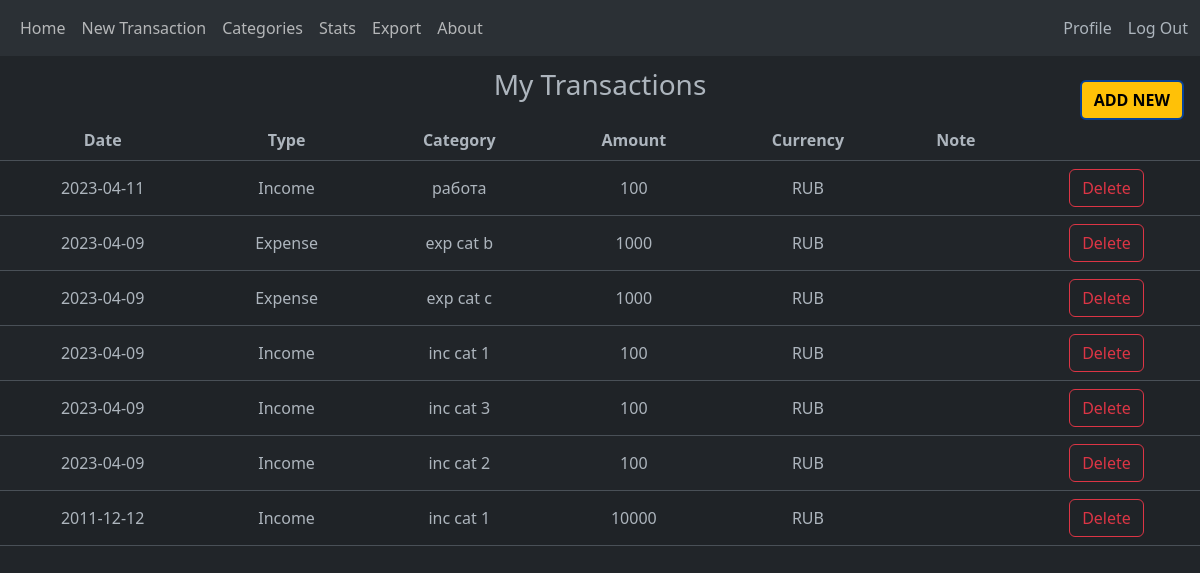
Page / (signed in) on the committed database.
### tables this page shows
CREATE TABLE Transactions(trans_id INTEGER PRIMARY KEY AUTOINCREMENT, date TEXT NOT NULL DEFAULT CURRENT_TIMESTAMP, user_id INTEGER NOT NULL, type TEXT NOT NULL, category TEXT NOT NULL, amount NUMERIC NOT NULL, currency TEXT NOT NULL, note TEXT, FOREIGN KEY (user_id) REFERENCES Users (user_id) ON DELETE CASCADE, FOREIGN KEY(user_id, category) REFERENCES Categories(user_id, name) ON DELETE CASCADE);

### app.py (the view)
@app.route('/', methods=["GET", "POST"])
@login_required
def index():
    rows = db.execute("SELECT * FROM Transactions WHERE user_id = ? ORDER BY date DESC;", session["user_id"])
    if request.method == "GET":
        return render_template("index.html", rows=rows)
    else:
        exist_trans = request.form.get("exist_trans")
        if exist_trans:
            db.execute("DELETE FROM Transactions WHERE user_id = ? AND trans_id = ?;", session["user_id"], exist_trans)
            return redirect("/")
        return redirect("/new")

### helpers.py (called while the page is built)
def login_required(f):
    @wraps(f)
    def decorated_function(*args, **kwargs):
        if session.get("user_id") is None:
            return redirect("/login")
        return f(*args, **kwargs)
    return decorated_function

### templates/index.html (shortened to what this page needs)
{% extends "layout.html" %}
{% block body %}
<h3>My Transactions</h3>
<button id="addNewButton" type="button" class="btn btn-warning border-primary-subtle border-2" onclick="window.location.href='/new'"><strong><span id="plus">ADD NEW</span></strong></button>
{% if rows %}
<table class="table table-striped table-hover">
  <thead>
    <tr>
      <th scope="col">Date</th>
      <th scope="col">Type</th>
      <th scope="col">Category</th>
      <th scope="col">Amount</th>
      <th scope="col">Currency</th>
      <th scope="col">Note</th>
      <th scope="col"></th>
    </tr>
  </thead>
  <tbody>
    {% for row in rows %}
    <tr>
      <td>{{row.date}}</td>
      <td>{{row.type}}</td>
      <td>{{row.category}}</td>
      <td>{{row.amount}}</td>
      <td>{{row.currency}}</td>
      <td>{{row.note}}</td>
      <td>
        <form action="/" method="post">
          <button type="submit" class="btn btn-outline-danger">Delete</button>
        </form>
      </td>
    </tr>
    {% endfor %}
  </tbody>
</table>
{% else %}
<br>
<p>No transactions yet! You can add them <a class="link-warning link-underline-opacity-0" href="/new">here</a></p>
{% endif %}
{% endblock %}

### static/styles.css (style rules this page uses)
body { text-align: center; }
form { max-width: 20rem; margin: auto; }
h3 { line-height: 2; }
#addNewButton { position: fixed; right: 0; top: 0; margin-top: 5em; margin-right: 1em; }
button { color: orange; }
.table { vertical-align: middle; }

### rows in the picture
Transactions: date "2023-04-11", type "Income", category "работа", amount "100", currency "RUB"
Transactions: date "2023-04-09", type "Expense", category "exp cat b", amount "1000", currency "RUB"
Transactions: date "2023-04-09", type "Expense", category "exp cat c", amount "1000", currency "RUB"
Transactions: date "2023-04-09", type "Income", category "inc cat 1", amount "100", currency "RUB"
Transactions: date "2023-04-09", type "Income", category "inc cat 3", amount "100", currency "RUB"
Transactions: date "2023-04-09", type "Income", category "inc cat 2", amount "100", currency "RUB"
Transactions: date "2011-12-12", type "Income", category "inc cat 1", amount "10000", currency "RUB"
